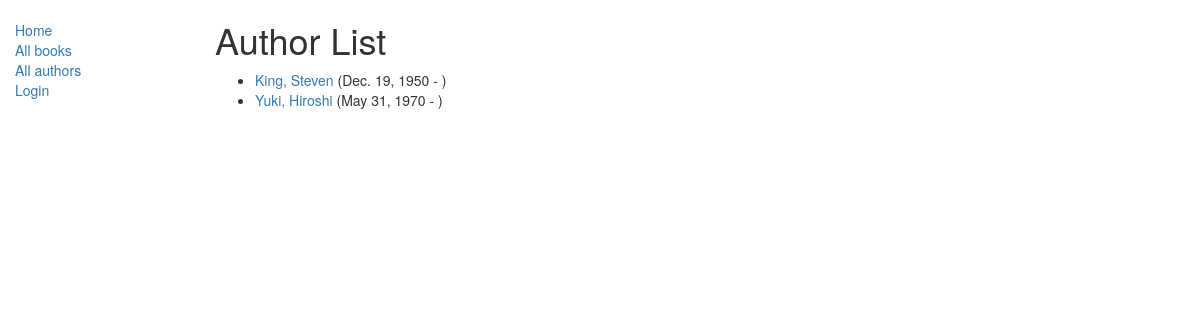
The app's page /catalog/authors/, older data.
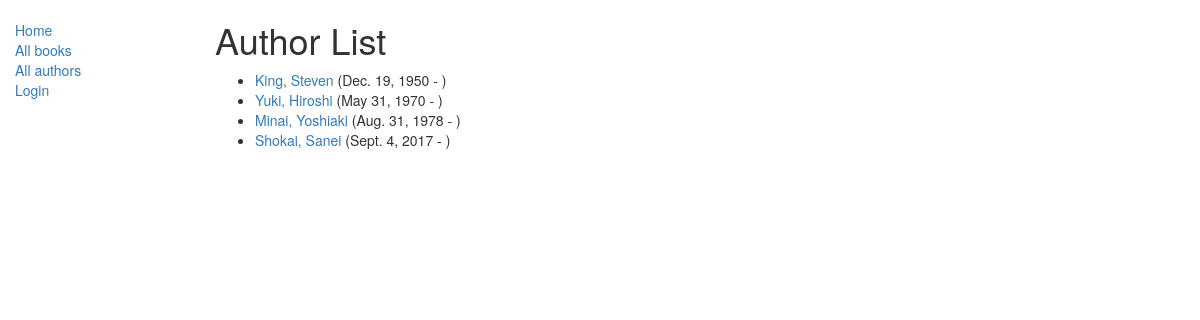
The same page, newer data.
### catalog/models.py (models this page shows)
class Author(models.Model):
    first_name = models.CharField(max_length=100)
    last_name = models.CharField(max_length=100)
    date_of_birth = models.DateField(null=True, blank=True)
    date_of_death = models.DateField('died', null=True, blank=True)
    def get_absolute_url(self):
        return reverse('author-detail', args=[str(self.id)])
    def __str__(self):
        return '%s, %s' % (self.last_name, self.first_name)

### catalog/views.py (the view)
class AuthorListView(generic.ListView):
    model = Author
    paginate_by = 10

### catalog/templates/catalog/author_list.html
{% extends "base_generic.html" %}
{% block content %}
    <h1>Author List</h1>
    {% if author_list %}
    <ul>
      {% for author in author_list %}
      <li>
        <a href="{{ author.get_absolute_url }}">{{ author }}</a> ({{ author.date_of_birth }} - {% if author.date_of_death %}{{author.date_of_death}}{% endif %})
      </li>
      {% endfor %}
    </ul>
    {% else %}
      <p>There are no authors in the library.</p>
    {% endif %}
{% endblock %}

Row changes from the older to the newer data that the page shows:
added Author: last_name+first_name "Minai, Yoshiaki", date_of_birth "Aug. 31, 1978"
added Author: last_name+first_name "Shokai, Sanei", date_of_birth "Sept. 4, 2017"
